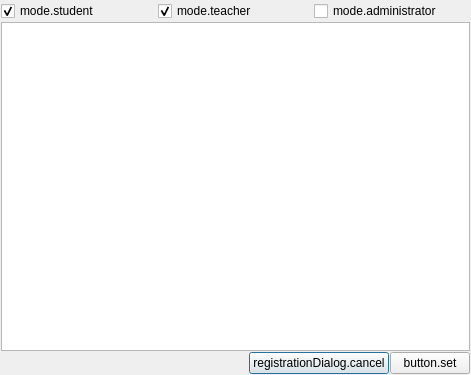
<?xml version="1.0" encoding="UTF-8"?>
<ui version="4.0">
 <class>ChannelModeDialog</class>
 <widget class="QDialog" name="ChannelModeDialog">
  <property name="geometry">
   <rect>
    <x>0</x>
    <y>0</y>
    <width>471</width>
    <height>375</height>
   </rect>
  </property>
  <property name="windowTitle">
   <string>title.changeChannelMode</string>
  </property>
  <layout class="QVBoxLayout" name="verticalLayout">
   <property name="spacing">
    <number>1</number>
   </property>
   <property name="leftMargin">
    <number>1</number>
   </property>
   <property name="topMargin">
    <number>1</number>
   </property>
   <property name="rightMargin">
    <number>1</number>
   </property>
   <property name="bottomMargin">
    <number>1</number>
   </property>
   <item>
    <layout class="QHBoxLayout" name="horizontalLayout">
     <item>
      <widget class="QCheckBox" name="checkBoxStudent">
       <property name="text">
        <string>mode.student</string>
       </property>
       <property name="checked">
        <bool>true</bool>
       </property>
      </widget>
     </item>
     <item>
      <widget class="QCheckBox" name="checkBoxTeacher">
       <property name="text">
        <string>mode.teacher</string>
       </property>
       <property name="checked">
        <bool>true</bool>
       </property>
      </widget>
     </item>
     <item>
      <widget class="QCheckBox" name="checkBoxAdministrator">
       <property name="text">
        <string>mode.administrator</string>
       </property>
      </widget>
     </item>
    </layout>
   </item>
   <item>
    <widget class="QListView" name="listView">
     <property name="editTriggers">
      <set>QAbstractItemView::NoEditTriggers</set>
     </property>
    </widget>
   </item>
   <item>
    <layout class="QHBoxLayout" name="horizontalLayout_2">
     <item>
      <spacer name="horizontalSpacer">
       <property name="orientation">
        <enum>Qt::Horizontal</enum>
       </property>
       <property name="sizeHint" stdset="0">
        <size>
         <width>40</width>
         <height>20</height>
        </size>
       </property>
      </spacer>
     </item>
     <item>
      <widget class="QPushButton" name="pushButtonCancel">
       <property name="text">
        <string>registrationDialog.cancel</string>
       </property>
      </widget>
     </item>
     <item>
      <widget class="QPushButton" name="pushButtonSet">
       <property name="text">
        <string>button.set</string>
       </property>
      </widget>
     </item>
    </layout>
   </item>
  </layout>
 </widget>
 <resources/>
 <connections/>
</ui>
